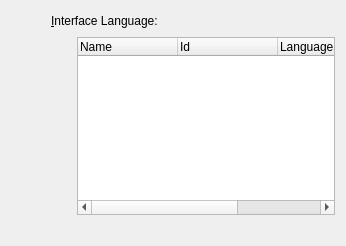
<ui version="4.0" >
 <comment>
 VBox frontends: Qt4 GUI ("VirtualBox"):

     Copyright (C) 2008-2010 Oracle Corporation

     This file is part of VirtualBox Open Source Edition (OSE), as
     available from http://www.virtualbox.org. This file is free software;
     you can redistribute it and/or modify it under the terms of the GNU
     General Public License (GPL) as published by the Free Software
     Foundation, in version 2 as it comes in the "COPYING" file of the
     VirtualBox OSE distribution. VirtualBox OSE is distributed in the
     hope that it will be useful, but WITHOUT ANY WARRANTY of any kind.
 </comment>
 <class>UIGlobalSettingsLanguage</class>
 <widget class="QWidget" name="UIGlobalSettingsLanguage" >
  <property name="geometry" >
   <rect>
    <x>0</x>
    <y>0</y>
    <width>346</width>
    <height>246</height>
   </rect>
  </property>
  <layout class="QGridLayout" >
   <item row="0" column="0" >
    <spacer>
     <property name="orientation" >
      <enum>Qt::Horizontal</enum>
     </property>
     <property name="sizeType" >
      <enum>QSizePolicy::Fixed</enum>
     </property>
     <property name="sizeHint" >
      <size>
       <width>40</width>
       <height>20</height>
      </size>
     </property>
    </spacer>
   </item>
   <item row="0" column="1" colspan="2" >
    <widget class="QLabel" name="m_pLanguageLabel" >
     <property name="text" >
      <string>&amp;Interface Language:</string>
     </property>
     <property name="buddy" >
      <cstring>m_pLanguageTree</cstring>
     </property>
    </widget>
   </item>
   <item row="1" column="1" >
    <spacer>
     <property name="orientation" >
      <enum>Qt::Horizontal</enum>
     </property>
     <property name="sizeType" >
      <enum>QSizePolicy::Fixed</enum>
     </property>
     <property name="sizeHint" >
      <size>
       <width>20</width>
       <height>20</height>
      </size>
     </property>
    </spacer>
   </item>
   <item row="1" column="2" >
    <widget class="QITreeWidget" name="m_pLanguageTree" >
     <property name="sizePolicy" >
      <sizepolicy vsizetype="Expanding" hsizetype="Expanding" >
       <horstretch>0</horstretch>
       <verstretch>0</verstretch>
      </sizepolicy>
     </property>
     <property name="minimumSize" >
      <size>
       <width>0</width>
       <height>150</height>
      </size>
     </property>
     <property name="whatsThis" >
      <string>Lists all available user interface languages. The effective language is written in &lt;b>bold&lt;/b>. Select &lt;i>Default&lt;/i> to reset to the system default language.</string>
     </property>
     <property name="rootIsDecorated" >
      <bool>false</bool>
     </property>
     <column>
      <property name="text" >
       <string>Name</string>
      </property>
     </column>
     <column>
      <property name="text" >
       <string>Id</string>
      </property>
     </column>
     <column>
      <property name="text" >
       <string>Language</string>
      </property>
     </column>
     <column>
      <property name="text" >
       <string>Author</string>
      </property>
     </column>
    </widget>
   </item>
   <item row="2" column="2" >
    <widget class="QILabel" name="m_pLanguageInfo" >
     <property name="sizePolicy" >
      <sizepolicy vsizetype="Minimum" hsizetype="Expanding" >
       <horstretch>0</horstretch>
       <verstretch>0</verstretch>
      </sizepolicy>
     </property>
     <property name="alignment" >
      <set>Qt::AlignLeading|Qt::AlignLeft|Qt::AlignTop</set>
     </property>
     <property name="wordWrap" >
      <bool>true</bool>
     </property>
    </widget>
   </item>
  </layout>
 </widget>
 <customwidgets>
  <customwidget>
   <class>QITreeWidget</class>
   <extends>QTreeWidget</extends>
   <header>QITreeWidget.h</header>
  </customwidget>
  <customwidget>
   <class>QILabel</class>
   <extends>QLabel</extends>
   <header>QILabel.h</header>
  </customwidget>
 </customwidgets>
 <resources/>
 <connections/>
</ui>
